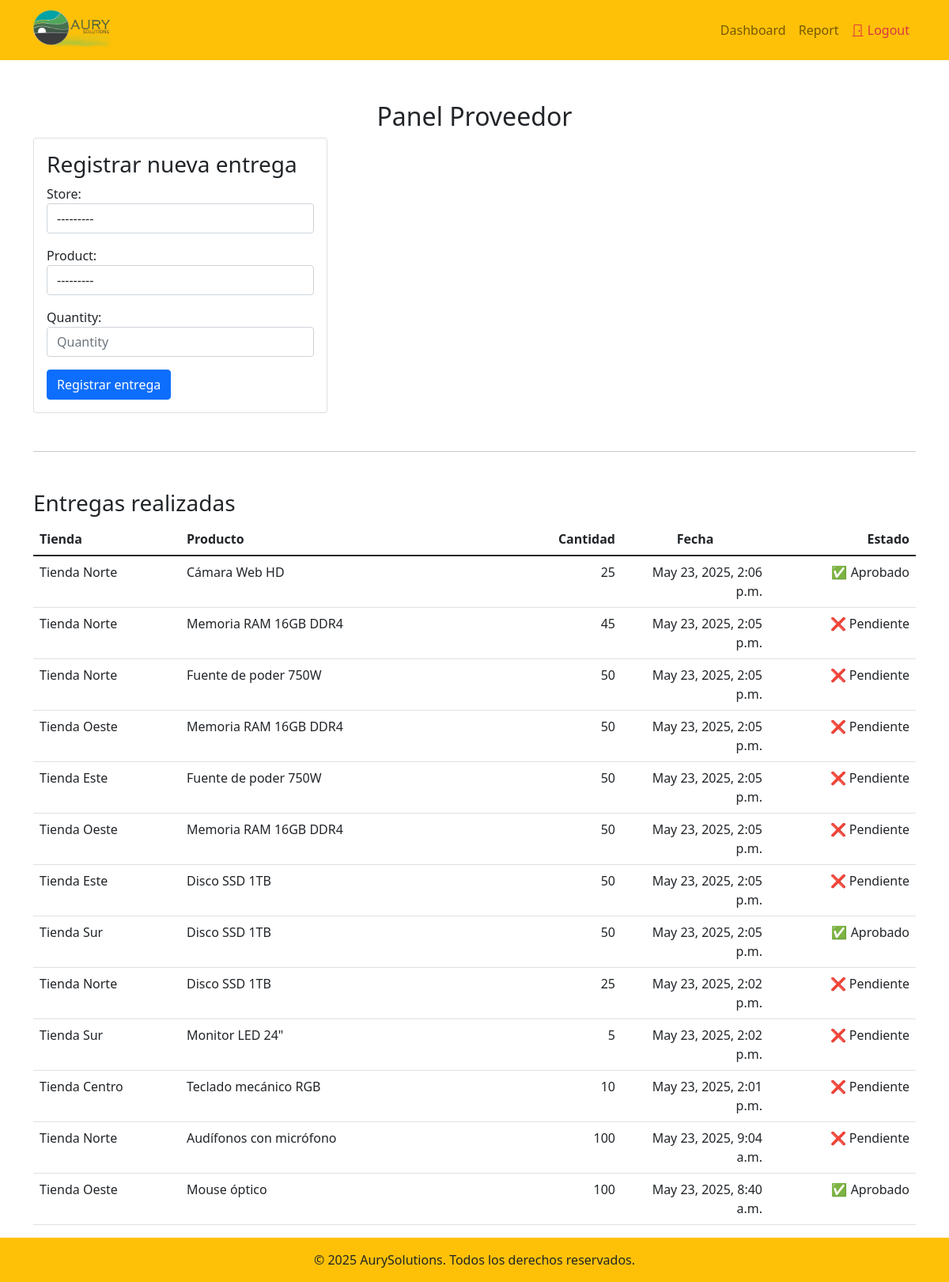
Page /supplier-dashboard/ (signed in) on the earlier database version.
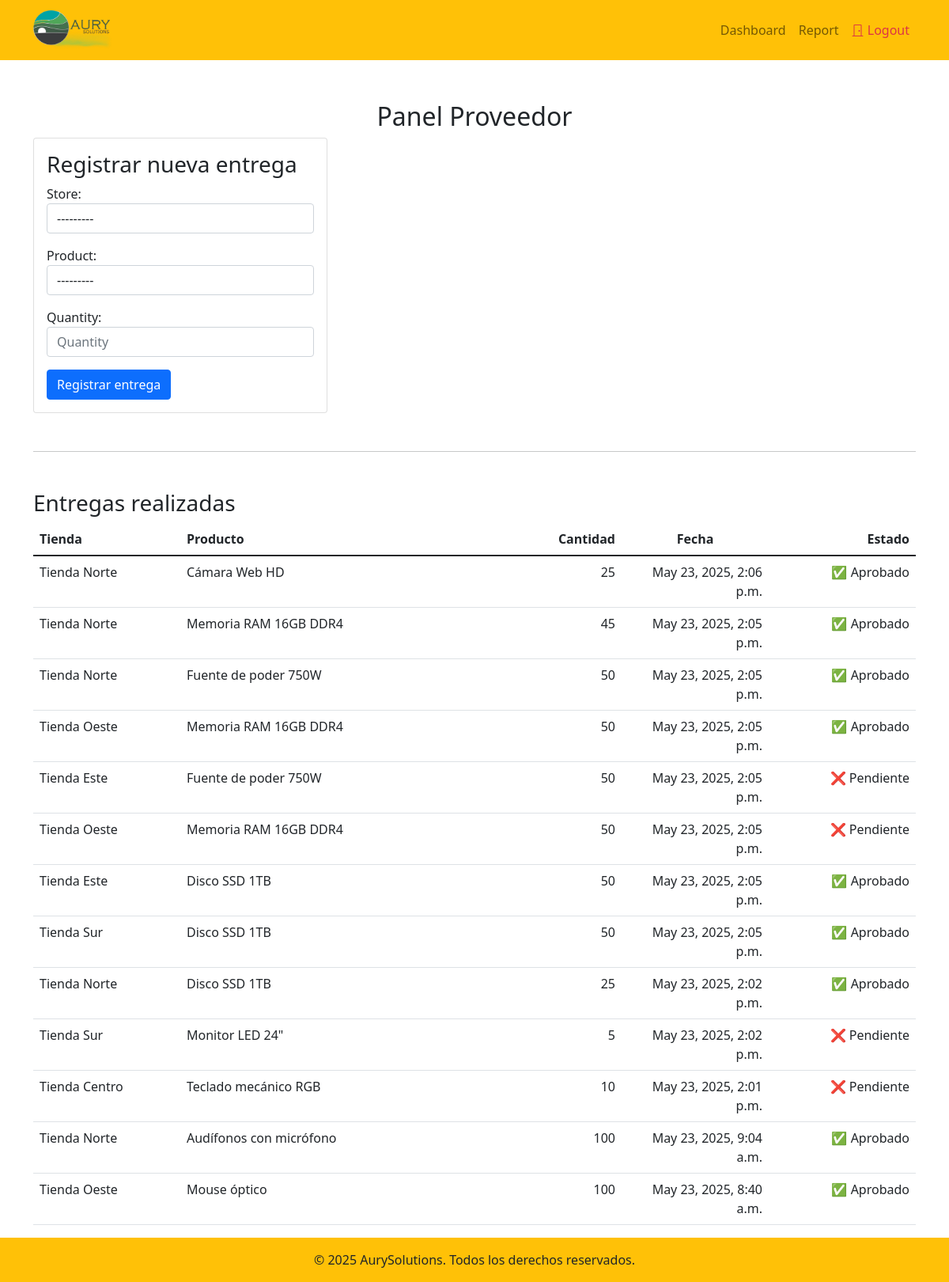
Same page on the later database version.
### core/models.py (models this page shows, shortened)
class SupplierDelivery(models.Model):
    supplier = models.ForeignKey(Supplier, on_delete=models.CASCADE)
    store = models.ForeignKey(Store, on_delete=models.CASCADE)
    product = models.ForeignKey(Product, on_delete=models.CASCADE)
    quantity = models.PositiveIntegerField()
    delivery_date = models.DateTimeField(auto_now_add=True)
    approved = models.BooleanField(default=False)  # Nuevo campo para aprobación

class Store(models.Model):
    name = models.CharField(max_length=100)
    street = models.CharField(max_length=250)
    phone = models.CharField(max_length=15, blank=True, null=True)
    image = models.ImageField(
        upload_to="img/product_images/",
        blank=True,
        null=True,
        default="img/sin-imagen.jpg",
        validators=[FileExtensionValidator(["jpg", "png", "jpeg"])]
    )
    def __str__(self):
        return f"{self.name} ({self.street})"

class Product(models.Model):
    name = models.CharField(max_length=100)
    description = models.TextField(blank=True, null=True)
    cost = models.DecimalField(max_digits=10, decimal_places=2, default=0)
    price = models.DecimalField(max_digits=10, decimal_places=2)
    provision = models.IntegerField(default=100)
    iva = models.DecimalField(max_digits=10, decimal_places=2, default=21)
    image = models.ImageField(
        upload_to="img/product_images/",
        blank=True,
        null=True,
        validators=[FileExtensionValidator(["jpg", "png", "jpeg"])]
    )
    def __str__(self):
        return self.name

### core/views.py (the view)
# urls.py: path('supplier-dashboard/', supplier_dashboard, name='supplier_dashboard'),
@login_required
@permission_required('core.manage_products', raise_exception=True)
def supplier_dashboard(request):
    supplier = get_object_or_404(Supplier, user=request.user)
    deliveries = SupplierDelivery.objects.filter(supplier=supplier).order_by('-delivery_date')
    form = SupplierDeliveryForm(request.POST or None)
    if request.method == "POST" and form.is_valid():
        delivery = form.save(commit=False)
        delivery.supplier = supplier
        delivery.save()
        return redirect('supplier_dashboard')  # Redirigir después de registrar la entrega
    return render(request, "core/dashboard/supplier.html", {
        "supplier": supplier,
        "deliveries": deliveries,
        "form": form
    })

### core/forms.py
class SupplierDeliveryForm(forms.ModelForm):
    class Meta:
        model = SupplierDelivery
        fields = ["store", "product", "quantity"]
        widgets = {
            'store': forms.Select(attrs={'class': 'form-control'}),
            'product': forms.Select(attrs={'class': 'form-control'}),
            'quantity': forms.TextInput(attrs={'class': 'form-control', 'placeholder': 'Quantity'}),
        }

### templates/core/dashboard/supplier.html (shortened to what this page needs)
{% extends "base.html" %}
{% block content %}
    <div class="container mt-5">
        <h2 class="text-center w-100">Panel Proveedor</h2>
        <div class="card col col-sm-4" >
            <div class="card-body">
                <h3>Registrar nueva entrega</h3>
                <form method="POST">
                    {{ form.as_p }}
                    <button type="submit" class="btn btn-primary">Registrar entrega</button>
                </form>
            </div>
        </div>
    <hr class="mt-5 mb-5" />
        <h3>Entregas realizadas</h3>
        <table class="table">
            <thead>
            <tr>
                <th class="col-sm-2">Tienda</th>
                <th>Producto</th>
                <th class="col-sm-2 text-end">Cantidad</th>
                <th class="col-sm-2 text-center">Fecha</th>
                <th class="col-sm-2 text-end">Estado</th>
            </tr>
            </thead>
            <tbody>
            {% for delivery in deliveries %}
                <tr>
                    <td>{{ delivery.store.name }}</td>
                    <td>{{ delivery.product.name }}</td>
                    <td class="text-end">{{ delivery.quantity }}</td>
                    <td class="text-end">{{ delivery.delivery_date }}</td>
                    <td class="text-end">
                        {% if delivery.approved %}
                            ✅ Aprobado
                        {% else %}
                            ❌ Pendiente
                        {% endif %}
                    </td>
                </tr>
            {% endfor %}
            </tbody>
        </table>
    </div>
{% endblock %}

Differences in the rows shown:
changed SupplierDelivery (number 2 of 13 on the later page): approved "❌ Pendiente" → "✅ Aprobado"
changed SupplierDelivery (number 3 of 13 on the later page): approved "❌ Pendiente" → "✅ Aprobado"
changed SupplierDelivery (number 4 of 13 on the later page): approved "❌ Pendiente" → "✅ Aprobado"
changed SupplierDelivery (number 7 of 13 on the later page): approved "❌ Pendiente" → "✅ Aprobado"
changed SupplierDelivery (number 9 of 13 on the later page): approved "❌ Pendiente" → "✅ Aprobado"
changed SupplierDelivery "May 23, 2025, 9:04 a.m.": approved "❌ Pendiente" → "✅ Aprobado"
